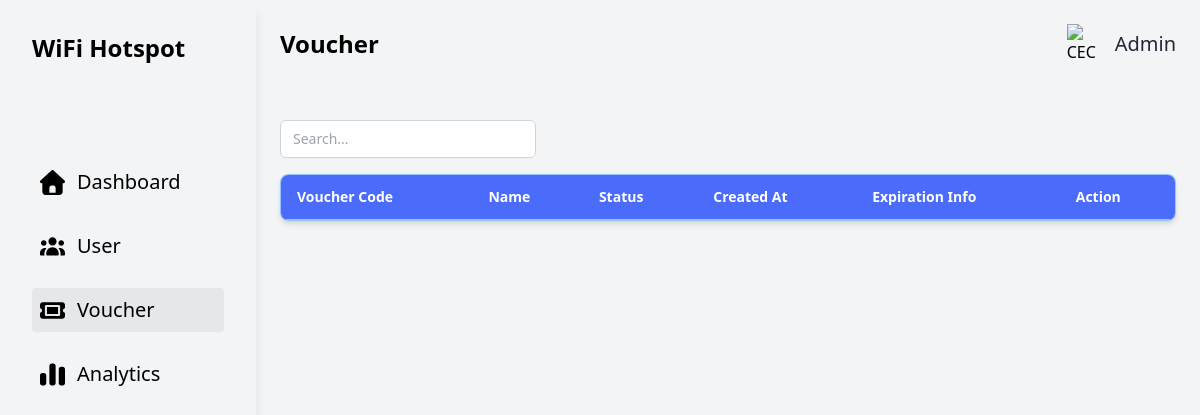
Page /php/Voucher.php on the earlier database version.
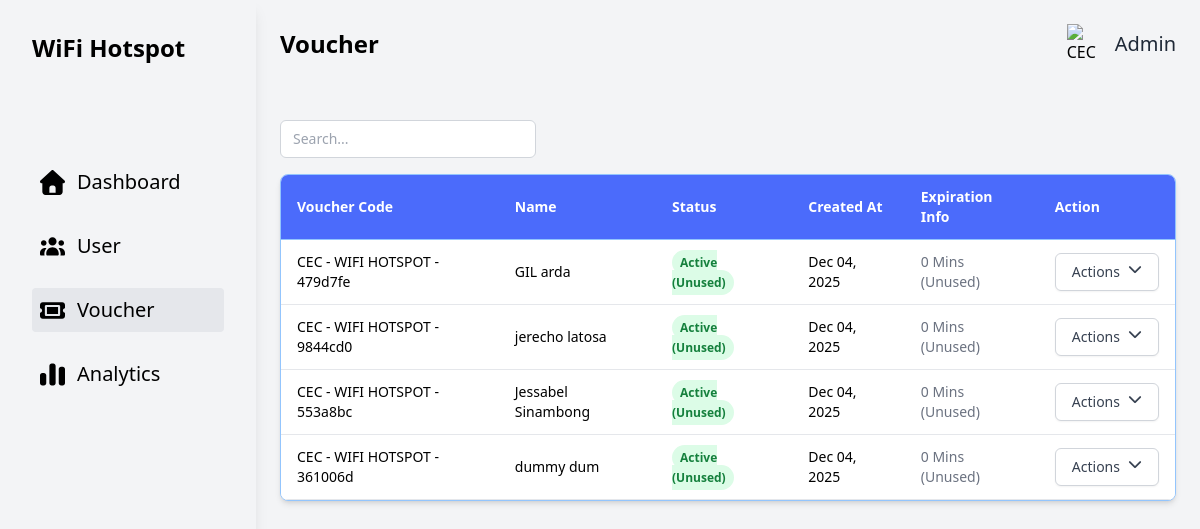
Same page on the later database version.
### tables this page shows
CREATE TABLE `vouchers` (
  `user_profile_id` int(11) NOT NULL,
  `id` int(11) NOT NULL,
  `code` text NOT NULL,
  `used` tinyint(1) NOT NULL DEFAULT 0,
  `created_at` datetime NOT NULL,
  `used_at` datetime DEFAULT NULL,
  `time_limit_minutes` int(11) NOT NULL
);

### php/Voucher.php (the view, shortened to what the changed rows need)
<?php
require 'db.php';
$sql = "
    SELECT
        v.code,
        v.used,
        v.created_at,
        v.time_limit_minutes,
        v.used_at,
        CONCAT(u.first_name, ' ', u.last_name) AS full_name
    FROM vouchers v
    LEFT JOIN users_profile u
        ON v.user_profile_id = u.user_id
    ORDER BY v.id DESC
";
try {
    $stmt = $pdo->prepare($sql);
    $stmt->execute();
    $vouchers = $stmt->fetchAll(PDO::FETCH_ASSOC);
} catch (PDOException $e) {
    die("Database Error: " . $e->getMessage());
}
function calculate_expiration($voucher)
{
    $start_timestamp = strtotime($voucher['used_at'] ?? $voucher['created_at']);
    $minutes = (int) $voucher['time_limit_minutes'];
    $expiration_timestamp = $start_timestamp + ($minutes * 60);
    if ($voucher['used'] == 1 && time() > $expiration_timestamp) {
        return ['text' => 'Expired', 'class' => 'red'];
    } elseif ($voucher['used'] == 1) {
        return ['text' => date("M d, Y H:i", $expiration_timestamp), 'class' => 'green'];
    } else {
        return ['text' => $minutes . " Mins (Unused)", 'class' => 'gray'];
    }
}
?>
<!DOCTYPE html>
<html lang="en">
<head>
    <link href="https://cdnjs.cloudflare.com/ajax/libs/font-awesome/6.5.2/css/all.min.css" rel="stylesheet">
    <script src="../css/tailwind.css"></script>
</head>
<body class="bg-gray-100">
    <div class="flex">
        <div class="w-64 bg-white-200 h-screen p-8 text-white shadow-lg overflow-y-auto">
            <div class="flex items-center space-x-2 mb-24">
                <h1 class="text-2xl font-semibold text-black">WiFi Hotspot</h1>
            </div>
        </div>
        <div class="container mx-auto p-6 flex-1">
            <div class="flex justify-between items-center mb-10">
                <h1 class="text-2xl font-semibold text-black">Voucher </h1>
            </div>
            <div class="bg-white shadow-md rounded-lg overflow-hidden border border-blue-300">
                <div class="overflow-x-auto max-h-96 overflow-y-auto">
                    <table class="min-w-full border-collapse">
                        <thead class="bg-[#4B6BFB] text-white">
                            <tr>
                                <th class="px-4 py-3 text-left text-sm font-semibold border-b border-blue-300">Voucher
                                    Code</th>
                                <th class="px-4 py-3 text-left text-sm font-semibold border-b border-blue-300">Name</th>
                                <th class="px-4 py-3 text-left text-sm font-semibold border-b border-blue-300">Status
                                </th>
                                <th class="px-4 py-3 text-left text-sm font-semibold border-b border-blue-300">Created
                                    At</th>
                                <th class="px-4 py-3 text-left text-sm font-semibold border-b border-blue-300">
                                    Expiration Info</th>
                                <th class="px-4 py-3 text-left text-sm font-semibold border-b border-blue-300">Action
                                </th>
                            </tr>
                        </thead>
                        <tbody class="bg-white">
                            <?php foreach ($vouchers as $v): ?>
                                <tr class="hover:bg-gray-100 border-b border-gray-200">
                                    <td class="px-4 py-3 text-sm font-medium">
                                        <?= htmlspecialchars($v['code']) ?>
                                    </td>
                                    <td class="px-4 py-3 text-sm">
                                        <?= htmlspecialchars($v['full_name'] ?? 'Unknown User') ?>
                                    </td>
                                    <td class="px-4 py-3 text-sm">
                                        <?php if ($v['used'] == 0): ?>
                                            <span
                                                class="bg-green-100 text-green-700 px-2 py-1 rounded-full text-xs font-semibold">
                                                Active (Unused)
                                            </span>
                                        <?php endif; ?>
                                    </td>
                                    <td class="px-4 py-3 text-sm">
                                        <?= date("M d, Y", strtotime($v['created_at'])) ?>
                                    </td>
                                    <td class="px-4 py-3 text-sm">
                                        <?php
                                        $exp_info = calculate_expiration($v);
                                        $color_class = [
                                            'green' => 'text-green-600 font-semibold',
                                            'red' => 'text-red-600 font-bold',
                                            'gray' => 'text-gray-500',
                                        ][$exp_info['class']] ?? 'text-gray-500';
                                        ?>
                                        <span class="<?= $color_class ?>">
                                            <?= $exp_info['text'] ?>
                                        </span>
                                    </td>
                                    <td class="px-4 py-3 text-sm">
                                        <div class="relative inline-block text-left">
                                            <button type="button" onclick="toggleDropdown('<?= $v['code'] ?>')"
                                                class="inline-flex justify-center w-full rounded-md border border-gray-300 shadow-sm px-4 py-2 bg-white text-sm font-medium text-gray-700 hover:bg-gray-50"
                                                aria-expanded="true" aria-haspopup="true">
                                                Actions
                                                <i class="fa-solid fa-chevron-down ml-2"></i>
                                            </button>
                                        </div>
                                    </td>
                                </tr>
                            <?php endforeach; ?>
                        </tbody>
                    </table>
                </div>
            </div>
        </div>
    </div>
</body>
</html>

Differences in the rows shown:
added vouchers: code "CEC - WIFI HOTSPOT - 479d7fe", full_name "GIL arda", used "Active (Unused)", created_at "Dec 04, 2025", time_limit_minutes "0 Mins (Unused)"
added vouchers: code "CEC - WIFI HOTSPOT - 9844cd0", full_name "jerecho latosa", used "Active (Unused)", created_at "Dec 04, 2025", time_limit_minutes "0 Mins (Unused)"
added vouchers: code "CEC - WIFI HOTSPOT - 553a8bc", full_name "Jessabel Sinambong", used "Active (Unused)", created_at "Dec 04, 2025", time_limit_minutes "0 Mins (Unused)"
added vouchers: code "CEC - WIFI HOTSPOT - 361006d", full_name "dummy dum", used "Active (Unused)", created_at "Dec 04, 2025", time_limit_minutes "0 Mins (Unused)"
